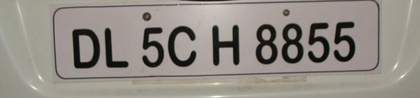
%> input picture Automatic License Plate Recognition/code/p1/image1.jpg, 420 x 98 px, shrunk from 616 x 144 before the run
$ octave p1.m   (GNU Octave 9; MATLAB toolbox functions it lacks are replaced by stand-ins)
%> lines starting %> are read from the running program, lines starting %| are printed output that depends on the picture
clc; clear; close all;

% Part 1: Define Mapset (2x32 cell array)

letters = 'abcdefghijklmnopqrstuvwxyz .,!";';
Mapset = cell(2,32);

for k = 1:32
    Mapset{1,k} = letters(k);
    Mapset{2,k} = dec2bin(k-1,5);
end

% Part 2:Encoding

function codedImage = coding(img, msg, mapset)
img = double(img);
if size(img,3) > 1
    img = rgb2gray(img);
end

% convert message to binary string
binMsg = '';
for ch = msg
    for j = 1:size(mapset,2)
        if ch == mapset{1,j}
            binMsg = [binMsg, mapset{2,j}];
            break;
        end
    end
end

if numel(binMsg) > numel(img)
    error('Message is too long for this image.');
end

flat = img(:);
for k = 1:length(binMsg)
    flat(k) = bitset(uint8(flat(k)), 1, str2double(binMsg(k)));
end

codedImage = reshape(flat, size(img));
codedImage = uint8(codedImage);
end

% Part 3

[file, path] = uigetfile({'*.jpg;*.png'});
%> the answer given: ../../Automatic License Plate Recognition/code/p1/image1.jpg
pic = imread(fullfile(path, file));
%> pic is the input picture: size 98x420x3 uint8; mean R, G, B 146.4, 141.1, 133.5
pic = rgb2gray(pic);
%> pic: size 98x420 uint8

msg = 'signal;';
codedPic = coding(pic, msg, Mapset);

imshowpair(pic, codedPic, 'montage');
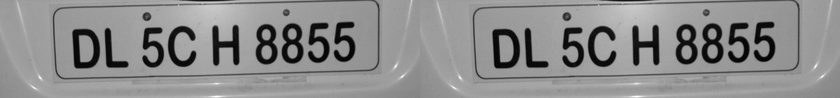
%> displayed picture: size 98x840, on the screen's scale of 0 to 255; min 0, max 255, mean 140.2
title('Original (left)  |  Encoded (right)');

% Part 4

function msg = decoding(codedImg, mapset)
if size(codedImg,3) > 1
    codedImg = rgb2gray(codedImg);
end

bits = bitget(codedImg(:),1);       % read least significant bits
%> bits = 41160 logical values, 20430 true
msg = '';
buffer = '';

for b = 1:length(bits)
    buffer = [buffer, num2str(bits(b))];  % collect bits one by one
    if mod(length(buffer),5) == 0         % every 5 bits → one char
        code = buffer(end-4:end);
        val = bin2dec(code);
        ch = mapset{1, val+1};
        msg = [msg, ch];
        if ch == ';'                      % stop when end symbol found
            break;
        end
    end
end
%> this loop made 35 passes
%> (buffer, code, val, ch, msg) on passes 5, 10, 15, 20, 25, 30, 35: ('10010', '10010', 18, 's', 's'), ('1001001000', '01000', 8, 'i', 'si'), ('100100100000110', '00110', 6, 'g', 'sig'), ('10010010000011001101', '01101', 13, 'n', 'sign'), ('1001001000001100110100000', '00000', 0, 'a', 'signa'), ('100100100000110011010000001011', '01011', 11, 'l', 'signal'), ('10010010000011001101000000101111111', '11111', 31, ';', 'signal;')
%> buffer on passes 1, 2, 3, 4, 6, 7: '1', '10', '100', '1001', '100100', '1001001'

fprintf('Decoded message: %s\n', msg);
%| Decoded message: signal;
end


decodedMsg = decoding(codedPic, Mapset);
%> decodedMsg = 'signal;'

$ run again, on Automatic License Plate Recognition/code/p1/image3.JPG
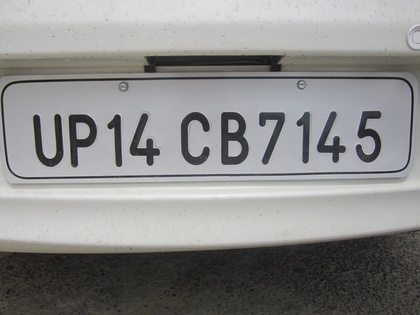
%> input picture Automatic License Plate Recognition/code/p1/image3.JPG, 420 x 315 px, shrunk from 4320 x 3240 before the run
%> pic is the input picture: size 315x420x3 uint8; mean R, G, B 139.3, 139.1, 138.2
%> pic: size 315x420 uint8
%> `imshowpair(pic, codedPic, 'montage');`:
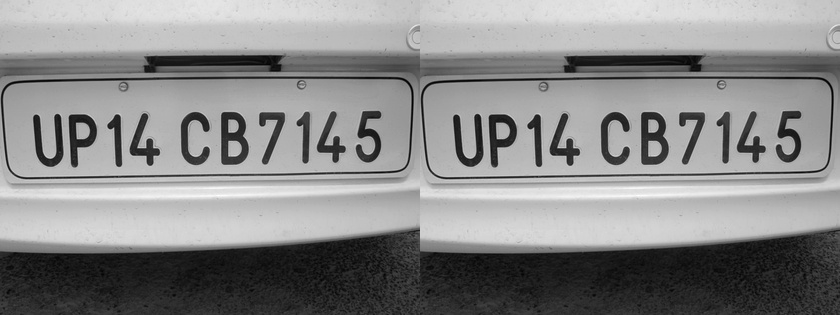
%> displayed picture: size 315x840, on the screen's scale of 0 to 255; min 0, max 255, mean 136.9
%> bits = 132300 logical values, 66168 true
%> the loop in decoding, `for b = 1:length(bits)` made 35 passes
%> (buffer, code, val, ch, msg) on passes 5, 10, 15, 20, 25, 30: ('10010', '10010', 18, 's', 's'), ('1001001000', '01000', 8, 'i', 'si'), ('100100100000110', '00110', 6, 'g', 'sig'), ('10010010000011001101', '01101', 13, 'n', 'sign'), ('1001001000001100110100000', '00000', 0, 'a', 'signa'), ('100100100000110011010000001011', '01011', 11, 'l', 'signal')
%| Decoded message: signal;
%> decodedMsg = 'signal;'
